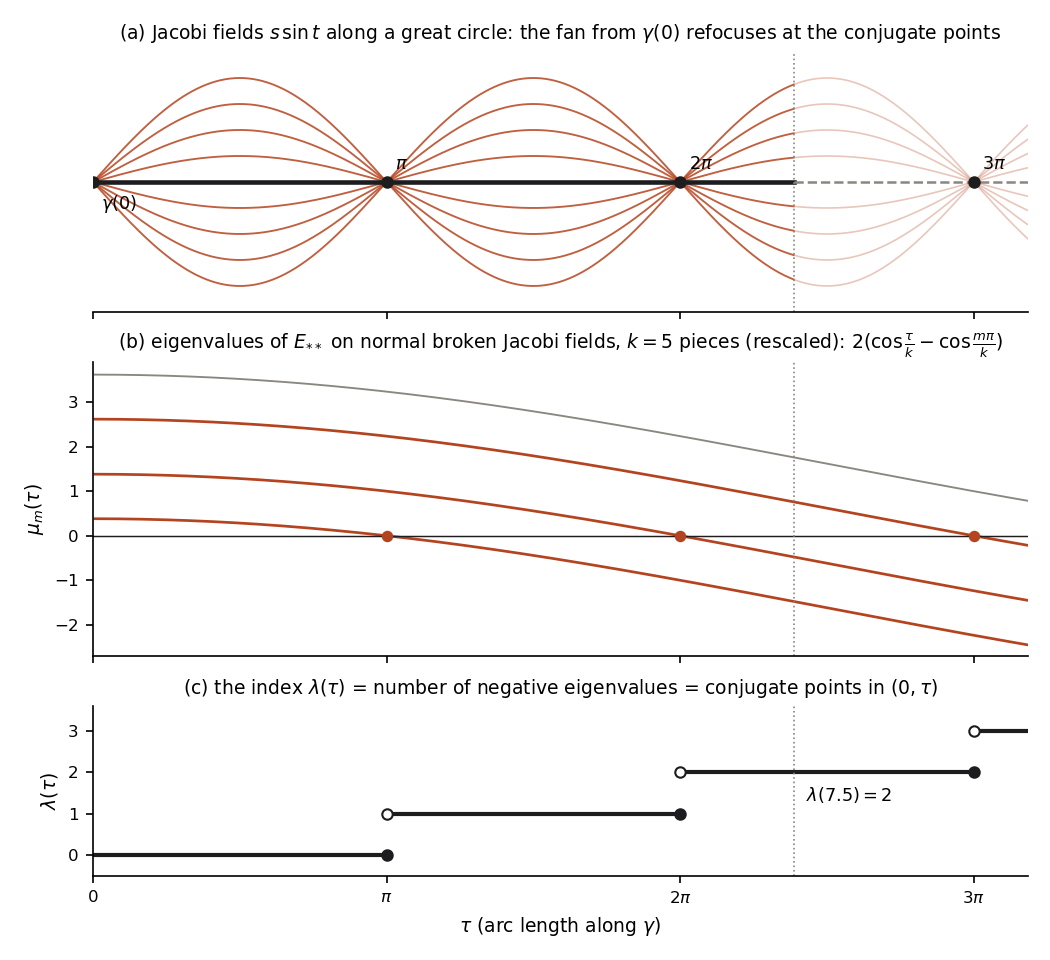

Recreate this plot in Python.
"""Figure for Chapter 9: conjugate points and the index theorem on the unit sphere (K = 1).

(a) The Jacobi fields s*sin(t) along a unit-speed geodesic gamma: the linearized fan of geodesics
    leaving gamma(0), refocusing at the conjugate points t = pi, 2 pi, 3 pi.
(b) The eigenvalues of the matrix of E_** on normal broken Jacobi fields along gamma|[0, tau], for
    the subdivision of [0, tau] into k = 5 equal pieces, rescaled by the positive factor sin(tau/k):
    mu_m(tau) = 2 (cos(tau/k) - cos(m pi/k)), m = 1, ..., k - 1.  Each crosses zero at tau = m pi.
(c) The index lambda(tau) = number of negative eigenvalues = number of conjugate points in (0, tau).

Writes fig9-conjugate.png (150 dpi, 7 inches wide).
"""
import numpy as np
import matplotlib

matplotlib.use("Agg")
import matplotlib.pyplot as plt

FG, ACCENT, MUTED = "#1d1d1f", "#b4441f", "#8a8780"
TMAX, TAU, K_PIECES = 10.0, 7.5, 5

fig, (ax1, ax2, ax3) = plt.subplots(3, 1, figsize=(7.0, 6.4), dpi=150, sharex=True,
                                    gridspec_kw={"height_ratios": [1.15, 1.3, 0.75]})

# (a) the fan of Jacobi fields
t = np.linspace(0, TMAX, 800)
for s in (0.25, 0.5, 0.75, 1.0):
    for sign in (1, -1):
        y = sign * s * np.sin(t)
        ax1.plot(t[t <= TAU], y[t <= TAU], color=ACCENT, lw=0.9, alpha=0.85)
        ax1.plot(t[t >= TAU], y[t >= TAU], color=ACCENT, lw=0.8, alpha=0.3)
ax1.plot([0, TAU], [0, 0], color=FG, lw=2.2)
ax1.plot([TAU, TMAX], [0, 0], color=MUTED, lw=1.2, ls="--")
for m in (1, 2, 3):
    ax1.plot(m * np.pi, 0, "o", color=FG, ms=5, zorder=5)
    lab = r"$\pi$" if m == 1 else rf"${m}\pi$"
    ax1.annotate(lab, (m * np.pi, 0), xytext=(4, 6), textcoords="offset points", fontsize=8.5)
ax1.plot(0, 0, "o", color=FG, ms=5)
ax1.annotate(r"$\gamma(0)$", (0, 0), xytext=(4, -13), textcoords="offset points", fontsize=8.5)
ax1.axvline(TAU, color=MUTED, lw=0.8, ls=":")
ax1.set_ylim(-1.25, 1.25)
ax1.set_yticks([])
ax1.set_title(r"(a) Jacobi fields $s\,\sin t$ along a great circle: the fan from $\gamma(0)$ "
              r"refocuses at the conjugate points", fontsize=9)

# (b) eigenvalues of the broken-Jacobi Hessian, rescaled
taus = np.linspace(0.02, TMAX, 600)
k = K_PIECES
for m in range(1, k):
    mu = 2 * (np.cos(taus / k) - np.cos(m * np.pi / k))
    col = ACCENT if m * np.pi < TMAX else MUTED
    ax2.plot(taus, mu, color=col, lw=1.3 if col == ACCENT else 0.9)
    if m * np.pi < TMAX:
        ax2.plot(m * np.pi, 0, "o", color=ACCENT, ms=4.5, zorder=5)
ax2.axhline(0, color=FG, lw=0.7)
ax2.axvline(TAU, color=MUTED, lw=0.8, ls=":")
ax2.set_ylim(-2.7, 3.9)
ax2.set_ylabel(r"$\mu_m(\tau)$", fontsize=9)
ax2.tick_params(labelsize=8)
ax2.set_title(rf"(b) eigenvalues of $E_{{**}}$ on normal broken Jacobi fields, $k = {k}$ pieces "
              r"(rescaled): $2(\cos\frac{\tau}{k} - \cos\frac{m\pi}{k})$", fontsize=9)

# (c) the index as a step function (left-continuous)
edges = [0.0] + [m * np.pi for m in (1, 2, 3)] + [TMAX]
for j in range(len(edges) - 1):
    a, b = edges[j], edges[j + 1]
    ax3.plot([a, b], [j, j], color=FG, lw=2)
    if j > 0:
        ax3.plot(a, j, "o", mfc="white", mec=FG, ms=5, zorder=5)        # open: value not taken
        ax3.plot(a, j - 1, "o", color=FG, ms=5, zorder=5)               # closed: lambda(m pi) = m - 1
ax3.axvline(TAU, color=MUTED, lw=0.8, ls=":")
ax3.annotate(r"$\lambda(7.5) = 2$", (TAU, 2), xytext=(6, -14), textcoords="offset points", fontsize=8.5)
ax3.set_ylim(-0.5, 3.6)
ax3.set_yticks([0, 1, 2, 3])
ax3.set_ylabel(r"$\lambda(\tau)$", fontsize=9)
ax3.set_xlabel(r"$\tau$ (arc length along $\gamma$)", fontsize=9)
ax3.set_xticks([0, np.pi, 2 * np.pi, 3 * np.pi])
ax3.set_xticklabels(["0", r"$\pi$", r"$2\pi$", r"$3\pi$"])
ax3.tick_params(labelsize=8)
ax3.set_title(r"(c) the index $\lambda(\tau)$ = number of negative eigenvalues = conjugate points in "
              r"$(0,\tau)$", fontsize=9)
for ax in (ax1, ax2, ax3):
    for s in ("top", "right"):
        ax.spines[s].set_visible(False)
ax1.spines["left"].set_visible(False)
ax3.set_xlim(0, TMAX)
fig.tight_layout(h_pad=0.6)
fig.savefig("fig9-conjugate.png", dpi=150)
print("wrote fig9-conjugate.png")
